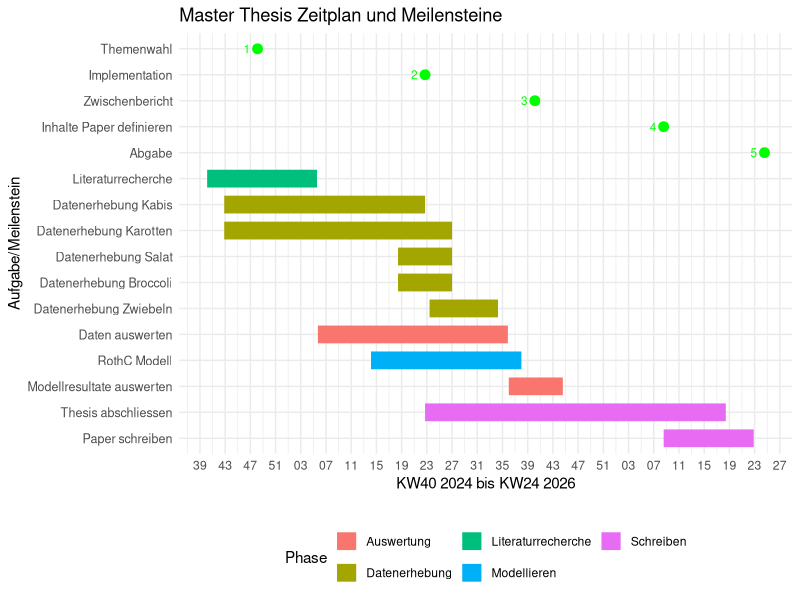

This chart was generated by the following R code:
## ---- chunk 1
library(ggplot2)
library(dplyr)
library(readr)
## ---- chunk 2

tasks <- read_delim("Gantt_tasks.csv", delim = ";", col_types = cols(.default = "c")) %>%
  mutate(
    Start = as.Date(Start, format = "%d.%m.%Y"),
    End = as.Date(End, format = "%d.%m.%Y")
  )

# Convert Task to a factor in reverse order for consistent plotting order
tasks$Task <- factor(tasks$Task, levels = rev(tasks$Task))

# Load and prepare the milestones data
milestones <- read_delim("Gantt_milestones2.csv", delim = ";", col_types = cols(.default = "c")) %>%
  mutate(
    Date = as.Date(Date, format = "%d.%m.%Y")
)

# Convert Milestone to a factor in reverse order for consistent plotting order
milestones$Milestone <- factor(milestones$Milestone, levels = rev(milestones$Milestone))

## ---- chunk 3
ggplot() +
  # Gantt bars for tasks
  geom_segment(data = tasks, aes(x = Start, xend = End, y = Task, yend = Task, color = Group), linewidth = 6) +
  # Milestone points
  geom_point(data = milestones, aes(x = Date, y = Milestone), color = "green", size = 3) +
  # Labels for milestones
  geom_text(data = milestones, aes(x = Date, y = Milestone, label = Nr), 
            hjust = 2, color = "green", size = 3) +
  # Plot labels and theme settings
  labs(title = "Master Thesis Zeitplan und Meilensteine", x = "KW40 2024 bis KW24 2026", y = "Aufgabe/Meilenstein") +
  scale_x_date(date_breaks = "4 weeks", date_labels = "%V") +
  theme_minimal() +
  theme(
    axis.text.y = element_text(size = 9), 
    legend.position = "bottom",       # Place legend at the bottom
    legend.box.margin = margin(t = 10) # Add space between plot and legend
  ) +
  guides(color = guide_legend(title = "Phase", nrow = 2)) # Arrange legend in 2 rows



